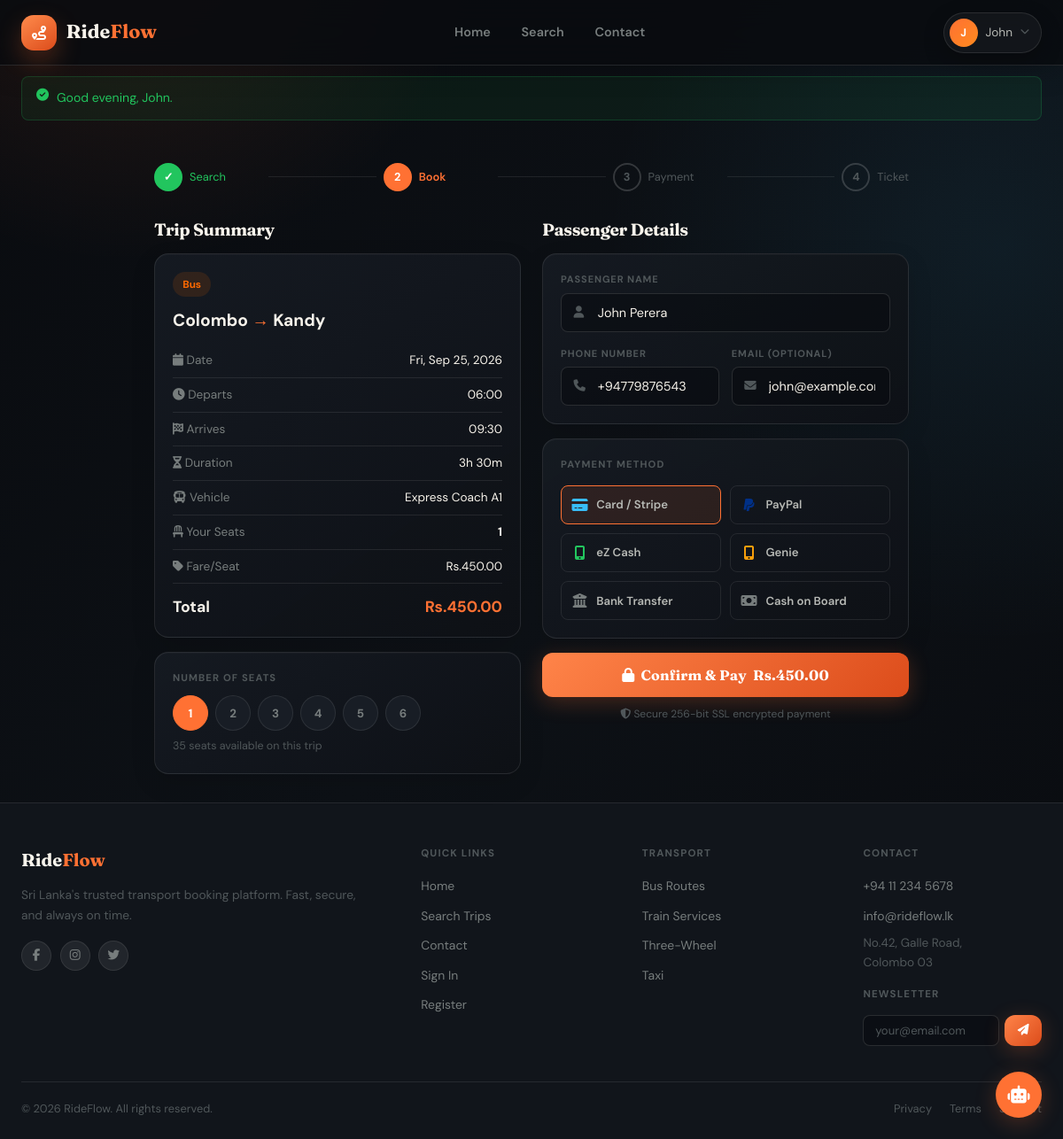
The app's page /book.php?schedule=1 (signed in) with its own data.
### tables this page shows
CREATE TABLE IF NOT EXISTS schedules (
  id              INT UNSIGNED AUTO_INCREMENT PRIMARY KEY,
  route_id        INT UNSIGNED NOT NULL,
  vehicle_id      INT UNSIGNED NOT NULL,
  departure_date  DATE         NOT NULL,
  departure_time  TIME         NOT NULL,
  arrival_time    TIME         NULL,
  fare            DECIMAL(10,2) NOT NULL DEFAULT 0.00,
  available_seats INT          NOT NULL DEFAULT 0,
  status          ENUM('scheduled','departed','arrived','cancelled') NOT NULL DEFAULT 'scheduled',
  created_at      TIMESTAMP DEFAULT CURRENT_TIMESTAMP,
  FOREIGN KEY (route_id)   REFERENCES routes(id)   ON DELETE CASCADE,
  FOREIGN KEY (vehicle_id) REFERENCES vehicles(id) ON DELETE RESTRICT,
  INDEX idx_route   (route_id),
  INDEX idx_vehicle (vehicle_id),
  INDEX idx_date    (departure_date),
  INDEX idx_status  (status)
);

CREATE TABLE IF NOT EXISTS transport_types (
  id         INT UNSIGNED AUTO_INCREMENT PRIMARY KEY,
  type_name  VARCHAR(50) NOT NULL,
  icon       VARCHAR(30) NOT NULL DEFAULT 'bus',
  color      VARCHAR(10) NOT NULL DEFAULT '#ff6a00',
  is_active  TINYINT(1)  NOT NULL DEFAULT 1
);

CREATE TABLE IF NOT EXISTS routes (
  id                 INT UNSIGNED AUTO_INCREMENT PRIMARY KEY,
  type_id            INT UNSIGNED NOT NULL,
  route_name         VARCHAR(150) NOT NULL,
  origin             VARCHAR(100) NOT NULL,
  destination        VARCHAR(100) NOT NULL,
  distance_km        DECIMAL(8,2) NULL,
  estimated_duration VARCHAR(30)  NULL,
  status             ENUM('active','inactive') NOT NULL DEFAULT 'active',
  created_at         TIMESTAMP DEFAULT CURRENT_TIMESTAMP,
  FOREIGN KEY (type_id) REFERENCES transport_types(id) ON DELETE RESTRICT,
  INDEX idx_origin (origin),
  INDEX idx_dest   (destination),
  INDEX idx_type   (type_id)
);

### book.php (the view, shortened to what the rows shown need)
<?php
require_once RF_ROOT.'/config/database.php';
require_once RF_ROOT.'/includes/helpers.php';
$scheduleId = (int)($_GET['schedule'] ?? $_POST['schedule_id'] ?? 0);
$seats      = max(1, min(10, (int)($_GET['seats'] ?? $_POST['seats_booked'] ?? 1)));
$schedule = db_row("
    SELECT s.*, r.origin, r.destination, r.route_name, r.estimated_duration, r.distance_km,
           t.type_name, v.vehicle_name, v.capacity
    FROM schedules s
    JOIN routes r   ON r.id=s.route_id
    JOIN transport_types t ON t.id=r.type_id
    JOIN vehicles v ON v.id=s.vehicle_id
    WHERE s.id=? AND s.status='scheduled' AND s.departure_date>=CURDATE()", [$scheduleId]);
$total = $schedule['fare'] * $seats;
$tc    = strtolower(str_replace([' ','-'],'',$schedule['type_name']));
$tc    = $tc==='threewheel'?'wheel':$tc;
require_once RF_ROOT.'/includes/header.php';
?>
<div class="main-content">
<div class="container-sm">
  <div class="grid-2" style="gap:1.5rem;align-items:start">
    <div>
      <h2 style="font-size:1.2rem;margin-bottom:1rem">Trip Summary</h2>
      <div class="card card-pad">
        <div style="margin-bottom:.75rem"><span class="type-pill tp-<?= $tc ?>"><?= e($schedule['type_name']) ?></span></div>
        <div style="font-size:1.2rem;font-weight:700;margin-bottom:.65rem">
          <?= e($schedule['origin']) ?> <span style="color:var(--fire)">→</span> <?= e($schedule['destination']) ?>
        </div>
        <?php $rows=[
          ['<i class="fas fa-calendar"></i> Date', date('D, M j, Y',strtotime($schedule['departure_date']))],
          ['<i class="fas fa-clock"></i> Departs', substr($schedule['departure_time'],0,5)],
          ['<i class="fas fa-flag-checkered"></i> Arrives', $schedule['arrival_time']?substr($schedule['arrival_time'],0,5):'—'],
          ['<i class="fas fa-hourglass-half"></i> Duration', $schedule['estimated_duration']],
          ['<i class="fas fa-bus"></i> Vehicle', $schedule['vehicle_name']],
          ['<i class="fas fa-chair"></i> Your Seats', '<strong>'.$seats.'</strong>'],
          ['<i class="fas fa-tag"></i> Fare/Seat', 'Rs.'.number_format($schedule['fare'],2)],
        ];
        foreach ($rows as $row): ?>
        <div style="display:flex;justify-content:space-between;padding:.5rem 0;border-bottom:1px solid var(--rim);font-size:.85rem">
          <span style="color:var(--chalk3)"><?= $row[0] ?></span>
          <span style="color:var(--chalk)"><?= $row[1] ?></span>
        </div>
        <?php endforeach; ?>
        <div style="display:flex;justify-content:space-between;padding:.75rem 0 0;font-size:1.1rem;font-weight:700">
          <span>Total</span>
          <span style="color:var(--fire)" id="totalFare" data-fare="<?= $schedule['fare'] ?>">Rs.<?= number_format($total,2) ?></span>
        </div>
      </div>
      <div class="card card-pad" style="margin-top:1rem">
        <div class="label" style="margin-bottom:.6rem">Number of Seats</div>
        <div style="display:flex;gap:.5rem;flex-wrap:wrap">
          <?php for ($i=1; $i<=min(6,$schedule['available_seats']); $i++): ?>
          <button type="button" class="seat-btn" data-val="<?= $i ?>"
            style="width:40px;height:40px;border-radius:50%;background:<?= $i===$seats?'var(--fire)':'var(--ink3)' ?>;border:1.5px solid <?= $i===$seats?'var(--fire)':'var(--rim)' ?>;color:<?= $i===$seats?'#fff':'var(--chalk3)' ?>;cursor:pointer;font-weight:700;transition:all .15s">
          </button>
          <?php endfor; ?>
        </div>
        <div style="font-size:.78rem;color:var(--chalk4);margin-top:.5rem"><?= $schedule['available_seats'] ?> seats available on this trip</div>
      </div>
    </div>
    <div>
      <h2 style="font-size:1.2rem;margin-bottom:1rem">Passenger Details</h2>
      <form method="POST">
        <button type="submit" class="btn btn-fire btn-full btn-lg">
          <i class="fas fa-lock"></i> Confirm & Pay <span id="btnTotal">Rs.<?= number_format($total,2) ?></span>
        </button>
      </form>
    </div>
  </div>
</div>
</div>
<?php require_once RF_ROOT.'/includes/footer.php'; ?>

### records on screen
schedules: transport_types.type_name "Bus", route.origin "Colombo", route.destination "Kandy", fare "450.00", available_seats "35"

### other values on screen
substr($_SESSION['uname'] ?? 'U', 0, 1) "J"
explode(' ',$_SESSION['uname']??'')[0] "John"
$_flash['msg'] "Good evening, John."
$row[0] "Date"
$row[1] "Fri, Sep 25, 2026"
$row[0] "Departs"
$row[1] "06:00"
$row[0] "Arrives"
$row[1] "09:30"
$row[0] "Duration"
$row[1] "3h 30m"
$row[0] "Vehicle"
$row[1] "Express Coach A1"
$row[0] "Your Seats"
$row[1] "1"
